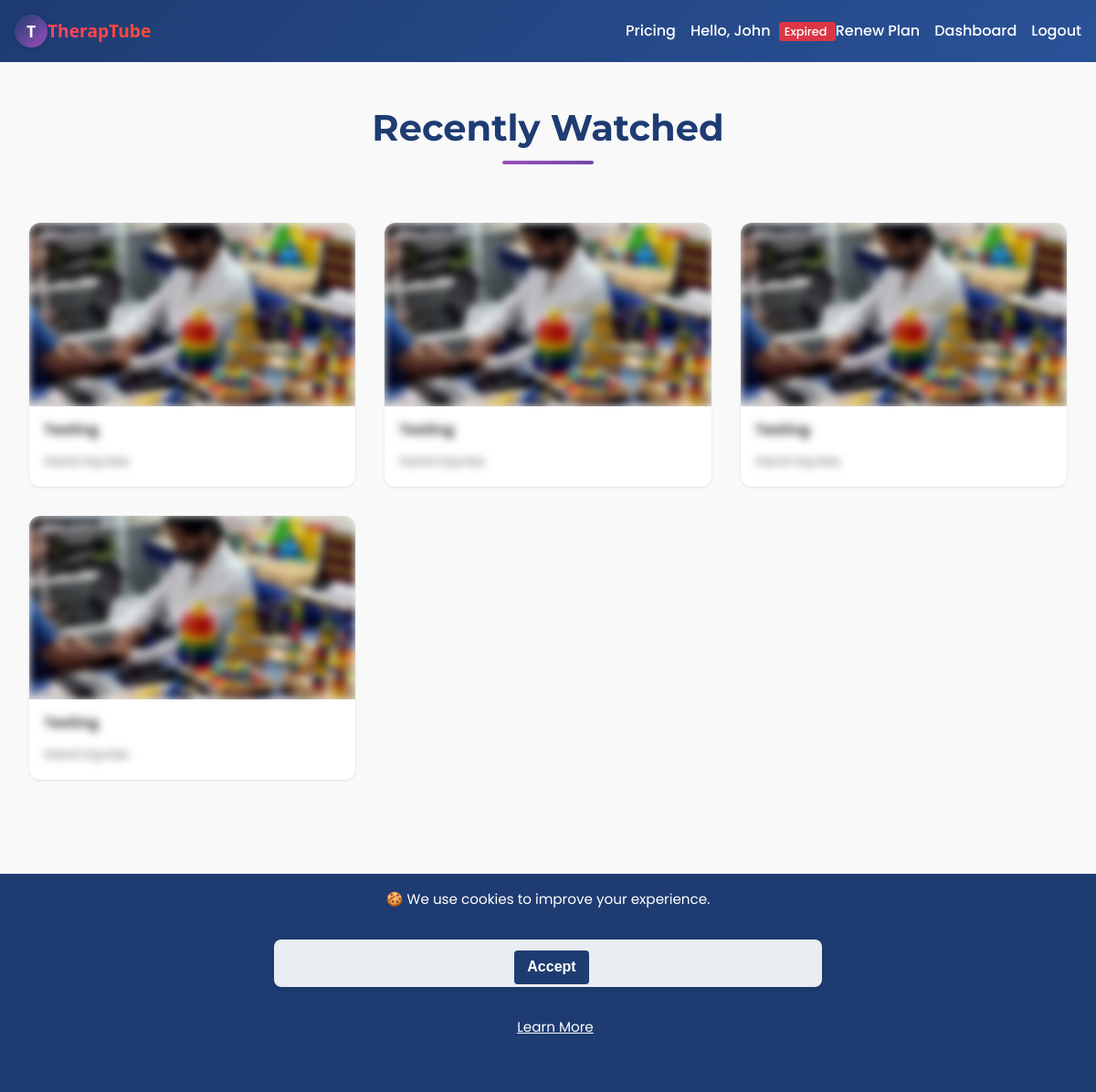
/recent (signed in), run on the app's committed database.
### app.py (models this page shows, shortened)
class User(db.Model, UserMixin):
    id = db.Column(db.Integer, primary_key=True)
    username = db.Column(db.String(80), unique=True, nullable=False)
    email    = db.Column(db.String(120), unique=True)
    invite_code_used = db.Column(db.String(36))
    password_hash = db.Column(db.String(128), nullable=False)
    role = db.Column(db.String(32), nullable=False) # 'client', 'therapist', 'admin',
    media_uploaded = db.relationship('Media', backref='uploader', lazy=True)
    watch_history = db.relationship('WatchHistory', backref='user', lazy=True)

class Media(db.Model):
    id = db.Column(db.Integer, primary_key=True)
    filename = db.Column(db.String(200), nullable=False)
    thumbnail = db.Column(db.String(200))
    title = db.Column(db.String(120), nullable=False)
    description = db.Column(db.Text, nullable=True)
    category = db.Column(db.String(80), nullable=True)
    otpf_domain = db.Column(db.String(50))
    for_name = db.Column(db.String(50))
    target_condition = db.Column(db.String(50))
    uploader_id = db.Column(db.Integer, db.ForeignKey('user.id'))
    view_count = db.Column(db.Integer, default=0)
    upload_time = db.Column(db.DateTime, default=datetime.utcnow)

### app.py (the view)
@app.route('/recent')
@login_required # User must be logged in
def recent():
    current_utc_year = datetime.now(timezone.utc).year
    history = (
        WatchHistory.query.filter_by(user_id=current_user.id)
        .order_by(WatchHistory.watched_at.desc())
        .limit(10)
        .all()
    )
    media_ids = [h.media_id for h in history]
    media = Media.query.filter(Media.id.in_(media_ids)).all()
    media_map = {m.id: m for m in media}
    ordered_media = [media_map[h.media_id] for h in history if h.media_id in media_map]
    return render_template('recent.html', media=ordered_media, taxonomy=TAXONOMY,
                                history=history, current_year=current_utc_year)

### app.py (called while the page is built)
@app.context_processor
def inject_global_data():
    has_sub = False
    if current_user.is_authenticated:
        has_sub = has_active_subscription(current_user)
    return {
        'app_version': APP_VERSION,  # Assuming APP_VERSION is defined globally or from config
        'utc_now': datetime.now(timezone.utc),
        'has_active_subscription': has_active_subscription, # Make the function itself available
        'current_user': current_user, # Flask-Login usually injects this, but explicit is fine
        'user_has_active_subscription': has_sub # A boolean flag for simpler checks in templates
    }

@login_manager.user_loader
def load_user(user_id):
    return User.query.get(int(user_id))

def has_active_subscription(user):
    if not user.is_authenticated:
        return False # Unauthenticated users never have an active subscription
    if user.role in ['admin', 'caregiver']:
        return True
    if user.role in ['client', 'therapist']:
        latest_subscription = Subscription.query.join(Plan).filter(
            Subscription.user_id == user.id,
            Subscription.status == 'active', # Ensure status is 'active'
            Plan.for_role == user.role # CRUCIAL: Matches plan's intended role to user's role
        ).order_by(Subscription.expires_at.desc()).first()
        if not latest_subscription:
            return False # No active subscription found for their role
        return latest_subscription.expires_at > datetime.utcnow() # Checks expiry
    return False # Default for any other undefined roles

### templates/recent.html (shortened to what this page needs)
{% extends 'base.html' %}
{% block content %}
<link rel="stylesheet" href="{{ url_for('static', filename='recent.css') }}">
<div class="recent-media-container">
    <h1 class="dashboard-title">Recently Watched</h1>
    <div class="media-grid">
        {% for item in media %}
            {% if current_user.is_authenticated and (current_user.role == 'therapist' or has_active_subscription(current_user)) %}
                <div class="media-card">
                    <a href="{{ url_for('watch', media_id=item.id) }}" class="media-link">
                        <div class="media-card-thumbnail">
                            <img src="{{ url_for('static', filename='uploads/thumbs/' + item.thumbnail) }}" alt="{{ item.title }}">
                        </div>
                        <div class="media-card-content">
                            <p class="media-card-title">{{ item.title }}</p>
                            <small class="media-card-meta">{{ item.target_condition }}</small>
                        </div>
                    </a>
                </div>
            {% else %}
                <div class="media-card media-card-locked">
                    <div class="media-link">
                        <div class="media-card-thumbnail">
                            <img src="{{ url_for('static', filename='uploads/thumbs/' + item.thumbnail) }}" alt="{{ item.title }}">
                        </div>
                        <div class="media-card-content">
                            <p class="media-card-title">{{ item.title }}</p>
                            <small class="media-card-meta">{{ item.target_condition }}</small>
                        </div>
                    </div>
                </div>
            {% endif %}
        {% else %}
            <div class="no-media-message">
                <p>No recent views.</p>
            </div>
        {% endfor %}
    </div>
</div>
{% endblock %}

### templates/base.html (shortened to what this page needs)
<!doctype html>
<html lang="en">
<head>
    <link rel="stylesheet" href="{{ url_for('static', filename='style.css') }}">
    <link rel="stylesheet" href="https://cdnjs.cloudflare.com/ajax/libs/font-awesome/6.5.0/css/all.min.css">
</head>
<body>
    <nav class="navbar">
        <div class="nav-brand">
            {% if current_user.is_authenticated %}
                {% if current_user.role == 'client' %}
                    <a href="{{ url_for('client_dashboard') }}">
                        <div class="logo-circle animate-spin">
                            <span class="logo-text">T</span>
                        </div>
                        <span class="brand-text">TherapTube</span>
                    </a>
                {% endif %}
            {% endif %}
        </div>
        <div class="nav-links">
            <a href="{{ url_for('pricing') }}">Pricing</a>
            {% if current_user.is_authenticated %}
                <span class="user-greet">Hello, {{ current_user.username }}
                    {% if current_user.role in ['client', 'therapist'] %}
                        {% if has_active_subscription(current_user) %}
                            <a href="{{ url_for('my_subscription') }}" class="sub-status active clickable-badge">
                                Subscribed
                            </a>
                        {% else %}
                            <a href="{{ url_for('my_subscription') }}" class="sub-status expired clickable-badge">
                                Expired
                            </a>
                            <a href="{{ url_for('pricing') }}" class="button subscribe-btn">Renew Plan</a>
                        {% endif %}
                    {% endif %}
                </span>
                {% if current_user.role == 'client' %}
                    <a href="{{ url_for('client_dashboard') }}">Dashboard</a>
                {% endif %}
                <a href="{{ url_for('logout') }}">Logout</a>
            {% else %}
                <a href="{{ url_for('login') }}">Login</a>
                <a href="{{ url_for('register') }}">Register</a>
            {% endif %}
        </div>
    </nav>
    <div class="container">
        {% block content %}{% endblock %}
    </div>
    <footer class="footer sticky-footer">
        <div class="footer-top">
            <span>&copy; {{ current_year }} TherapTube</span>
            <span>Version {{ app_version }}</span>
            <span>Designed by Atom De Legend</span>
            <span>
                <a href="mailto:info@example.com">Contact</a> |
                <a href="{{ url_for('privacy') }}">Privacy</a> |
                <a href="{{ url_for('terms') }}">Terms</a> |
                <a href="{{ url_for('cookies') }}">Cookies</a> |
                <a href="{{ url_for('about') }}">About</a>
            </span>
        </div>
    </footer>
    {% if not request.cookies.get('cookies_accepted') %}
        <div id="cookie-banner" class="cookie-banner">
            🍪 We use cookies to improve your experience.
            <form method="post" action="{{ url_for('accept_cookies') }}" class="cookie-inline-form">
                <button type="submit">Accept</button>
            </form>
            <a href="{{ url_for('cookies') }}">Learn More</a>
        </div>
    {% endif %}
</body>

### static/style.css (style rules this page uses)
:root { --color-primary: #1e3c72; --color-primary-light: #2a5298; --color-accent: #9d50bb; --color-accent-dark: #6e48aa; --color-bg: #f9f9f9; --color-text: #222; --color-white: #fff; --gradient-primary: linear-gradient(135deg, var(--color-primary), var(--color-primary-light)); --gradient-accent: linear-gradient(135deg, var(--color-accent), var(--color-accent-dark)); }
* { margin: 0; padding: 0; box-sizing: border-box; }
body { font-family: 'Segoe UI', sans-serif; background: var(--color-bg); color: var(--color-text); line-height: 1.6; }
a { text-decoration: none; color: var(--color-primary); transition: 0.3s ease; }
.container { max-width: 1200px; margin: auto; padding: 1rem; }
.navbar { background: var(--gradient-primary); padding: 1rem; display: flex; flex-wrap: wrap; align-items: center; justify-content: space-between; position: sticky; top: 0; z-index: 1000; }
.nav-brand { display: flex; align-items: center; gap: 0.5rem; }
.nav-brand a { display: flex; align-items: center; text-decoration: none; color: var(--color-primary); font-size: 1.4rem; font-weight: bold; }
.logo-circle { width: 36px; height: 36px; background: linear-gradient(135deg, var(--color-primary), var(--color-accent)); border-radius: 50%; display: flex; justify-content: center; align-items: center; box-shadow: 0 0 6px rgba(0,0,0,0.15); }
.logo-text { color: #fff; font-weight: bold; font-size: 1.1rem; font-family: 'Segoe UI', sans-serif; }
.animate-spin { animation: slowSpin 6s linear infinite; }
.brand-text { font-weight: bold; font-size: 1.2rem; background: linear-gradient(45deg, #ff416c, #ff4b2b); -webkit-background-clip: text; background-clip: text; -webkit-text-fill-color: transparent; font-family: 'Segoe UI', sans-serif; }
.nav-links { display: flex; flex-wrap: wrap; gap: 1rem; align-items: center; }
.nav-links a, .user-greet { color: var(--color-white); font-weight: 500; }
.media-grid { display: grid; grid-template-columns: repeat(auto-fit, minmax(200px, 1fr)); gap: 1rem; margin-top: 1rem; }
.footer { background: var(--gradient-accent); color: var(--color-white); text-align: center; padding: 1rem 0; margin-top: 2rem; }
.footer-top span { display: block; margin: 0.3rem 0; }
.footer-top a { color: var(--color-white); font-weight: 500; }
.container { padding-bottom: 120px; }
form { background: var(--color-white); max-width: 600px; margin: 2rem auto; padding: 2rem; border-radius: 12px; box-shadow: 0 4px 12px rgba(0,0,0,0.05); display: flex; flex-direction: column; gap: 1.25rem; }
button[type="submit"] { background: var(--gradient-primary); color: var(--color-white); padding: 0.75rem 1.5rem; border: none; border-radius: 8px; font-weight: bold; font-size: 1rem; cursor: pointer; transition: background 0.3s ease; }
.cookie-banner { position: fixed; bottom: 0; left: 0; width: 100%; height: 20%; background: var(--color-primary); color: #fff; padding: 1rem; text-align: center; z-index: 9999; font-size: 0.95rem; }
.cookie-banner button { margin-left: 0.5rem; margin-top: 0.5rem; background: #fff; color: var(--color-primary); border: none; padding: 0.4rem 0.8rem; border-radius: 4px; cursor: pointer; }
.cookie-banner a { color: #fff; margin-left: 1rem; text-decoration: underline; }
.cookie-inline-form { display: flex; align-items: center; justify-content: center; padding: 0.2rem; background: rgba(255, 255, 255, 0.9); border-radius: 8px; box-shadow: 0 2px 10px rgba(0, 0, 0, 0.1); }
.cookie-inline-form button { background: var(--color-primary); color: #fff; margin-top: 0.5rem; border: none; padding: 0.6rem 0.9rem; border-radius: 4px; cursor: pointer; }

### templates/base.html (style rules this page uses)
.sub-status { font-size: 0.8em; padding: 2px 6px; border-radius: 3px; margin-left: 5px; vertical-align: middle; font-weight: normal; }
.sub-status.expired { background-color: #dc3545; color: white; }

### data on the page
User: username "John"
Media: thumbnail (picture), title "Testing", target_condition "Hand Injuries"
